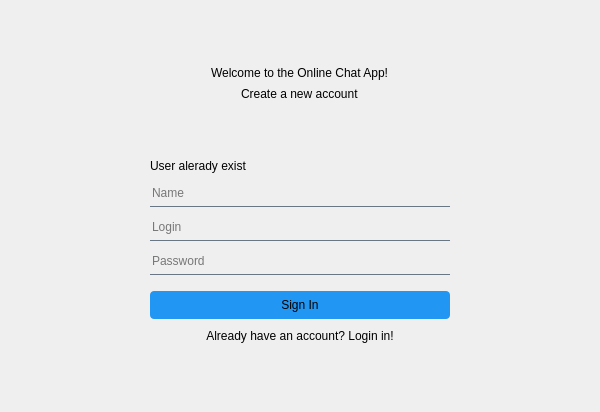
<?xml version="1.0" encoding="UTF-8"?>
<ui version="4.0">
 <class>SignInPage</class>
 <widget class="QWidget" name="SignInPage">
  <property name="geometry">
   <rect>
    <x>0</x>
    <y>0</y>
    <width>600</width>
    <height>412</height>
   </rect>
  </property>
  <property name="windowTitle">
   <string>SignInPage</string>
  </property>
  <layout class="QVBoxLayout" name="verticalLayout_2">
   <item>
    <layout class="QVBoxLayout" name="verticalLayout">
     <item>
      <spacer name="verticalSpacer_2">
       <property name="orientation">
        <enum>Qt::Orientation::Vertical</enum>
       </property>
       <property name="sizeType">
        <enum>QSizePolicy::Policy::MinimumExpanding</enum>
       </property>
       <property name="sizeHint" stdset="0">
        <size>
         <width>20</width>
         <height>40</height>
        </size>
       </property>
      </spacer>
     </item>
     <item alignment="Qt::AlignmentFlag::AlignHCenter|Qt::AlignmentFlag::AlignVCenter">
      <widget class="QLabel" name="welcomeLabel">
       <property name="minimumSize">
        <size>
         <width>178</width>
         <height>16</height>
        </size>
       </property>
       <property name="maximumSize">
        <size>
         <width>178</width>
         <height>16</height>
        </size>
       </property>
       <property name="text">
        <string>Welcome to the Online Chat App!</string>
       </property>
      </widget>
     </item>
     <item alignment="Qt::AlignmentFlag::AlignHCenter|Qt::AlignmentFlag::AlignVCenter">
      <widget class="QLabel" name="createAnAccountLabel">
       <property name="text">
        <string>Create a new account</string>
       </property>
      </widget>
     </item>
     <item>
      <spacer name="verticalSpacer_3">
       <property name="orientation">
        <enum>Qt::Orientation::Vertical</enum>
       </property>
       <property name="sizeType">
        <enum>QSizePolicy::Policy::Fixed</enum>
       </property>
       <property name="sizeHint" stdset="0">
        <size>
         <width>20</width>
         <height>52</height>
        </size>
       </property>
      </spacer>
     </item>
     <item alignment="Qt::AlignmentFlag::AlignHCenter">
      <widget class="QLabel" name="userNotFoundLabel">
       <property name="enabled">
        <bool>true</bool>
       </property>
       <property name="minimumSize">
        <size>
         <width>300</width>
         <height>0</height>
        </size>
       </property>
       <property name="font">
        <font>
         <stylestrategy>PreferDefault</stylestrategy>
         <hintingpreference>PreferVerticalHinting</hintingpreference>
        </font>
       </property>
       <property name="contextMenuPolicy">
        <enum>Qt::ContextMenuPolicy::ActionsContextMenu</enum>
       </property>
       <property name="acceptDrops">
        <bool>false</bool>
       </property>
       <property name="frameShape">
        <enum>QFrame::Shape::NoFrame</enum>
       </property>
       <property name="frameShadow">
        <enum>QFrame::Shadow::Plain</enum>
       </property>
       <property name="text">
        <string>User alerady exist</string>
       </property>
       <property name="alignment">
        <set>Qt::AlignmentFlag::AlignLeading|Qt::AlignmentFlag::AlignLeft|Qt::AlignmentFlag::AlignVCenter</set>
       </property>
      </widget>
     </item>
     <item alignment="Qt::AlignmentFlag::AlignHCenter|Qt::AlignmentFlag::AlignVCenter">
      <widget class="QLineEdit" name="nameInput">
       <property name="minimumSize">
        <size>
         <width>300</width>
         <height>28</height>
        </size>
       </property>
       <property name="maximumSize">
        <size>
         <width>300</width>
         <height>28</height>
        </size>
       </property>
       <property name="styleSheet">
        <string notr="true">QLineEdit {
	background-color: rgba(0,0,0,0);
	border: none;
	border-bottom: 1px solid rgb(105, 118, 132);
}

QLineEdit:focus {
	background-color: rgba(0,0,0,0);
	border: none;
	border-bottom: 1px solid rgb(0, 255, 132);
}</string>
       </property>
       <property name="placeholderText">
        <string>Name</string>
       </property>
      </widget>
     </item>
     <item alignment="Qt::AlignmentFlag::AlignHCenter|Qt::AlignmentFlag::AlignVCenter">
      <widget class="QLineEdit" name="loginInput">
       <property name="minimumSize">
        <size>
         <width>300</width>
         <height>28</height>
        </size>
       </property>
       <property name="maximumSize">
        <size>
         <width>300</width>
         <height>28</height>
        </size>
       </property>
       <property name="styleSheet">
        <string notr="true">QLineEdit {
	background-color: rgba(0,0,0,0);
	border: none;
	border-bottom: 1px solid rgb(105, 118, 132);
}

QLineEdit:focus {
	background-color: rgba(0,0,0,0);
	border: none;
	border-bottom: 1px solid rgb(0, 255, 132);
}</string>
       </property>
       <property name="placeholderText">
        <string>Login</string>
       </property>
      </widget>
     </item>
     <item alignment="Qt::AlignmentFlag::AlignHCenter|Qt::AlignmentFlag::AlignVCenter">
      <widget class="QLineEdit" name="passwordInput">
       <property name="minimumSize">
        <size>
         <width>300</width>
         <height>28</height>
        </size>
       </property>
       <property name="maximumSize">
        <size>
         <width>300</width>
         <height>28</height>
        </size>
       </property>
       <property name="styleSheet">
        <string notr="true">QLineEdit {
	background-color: rgba(0,0,0,0);
	border: none;
	border-bottom: 1px solid rgb(105, 118, 132);
}

QLineEdit:focus {
	background-color: rgba(0,0,0,0);
	border: none;
	border-bottom: 1px solid rgb(0, 255, 132);
}</string>
       </property>
       <property name="echoMode">
        <enum>QLineEdit::EchoMode::Password</enum>
       </property>
       <property name="placeholderText">
        <string>Password</string>
       </property>
      </widget>
     </item>
     <item>
      <spacer name="verticalSpacer_4">
       <property name="orientation">
        <enum>Qt::Orientation::Vertical</enum>
       </property>
       <property name="sizeType">
        <enum>QSizePolicy::Policy::Fixed</enum>
       </property>
       <property name="sizeHint" stdset="0">
        <size>
         <width>20</width>
         <height>10</height>
        </size>
       </property>
      </spacer>
     </item>
     <item alignment="Qt::AlignmentFlag::AlignHCenter|Qt::AlignmentFlag::AlignVCenter">
      <widget class="QPushButton" name="signInButton">
       <property name="minimumSize">
        <size>
         <width>300</width>
         <height>28</height>
        </size>
       </property>
       <property name="maximumSize">
        <size>
         <width>300</width>
         <height>28</height>
        </size>
       </property>
       <property name="styleSheet">
        <string notr="true">QPushButton {
    background-color: #2196F3;
    border: none;
    border-radius: 4px;
}

QPushButton:hover {
    background-color: #1976D2;
}

QPushButton:pressed {
    background-color: #0D47A1;
}

</string>
       </property>
       <property name="text">
        <string>Sign In</string>
       </property>
      </widget>
     </item>
     <item alignment="Qt::AlignmentFlag::AlignHCenter|Qt::AlignmentFlag::AlignVCenter">
      <widget class="QPushButton" name="loginButton">
       <property name="minimumSize">
        <size>
         <width>0</width>
         <height>0</height>
        </size>
       </property>
       <property name="maximumSize">
        <size>
         <width>300</width>
         <height>28</height>
        </size>
       </property>
       <property name="text">
        <string>Already have an account? Login in!</string>
       </property>
       <property name="flat">
        <bool>true</bool>
       </property>
      </widget>
     </item>
     <item>
      <spacer name="verticalSpacer">
       <property name="orientation">
        <enum>Qt::Orientation::Vertical</enum>
       </property>
       <property name="sizeType">
        <enum>QSizePolicy::Policy::MinimumExpanding</enum>
       </property>
       <property name="sizeHint" stdset="0">
        <size>
         <width>20</width>
         <height>40</height>
        </size>
       </property>
      </spacer>
     </item>
    </layout>
   </item>
  </layout>
 </widget>
 <layoutdefault spacing="6" margin="11"/>
 <resources/>
 <connections/>
</ui>
